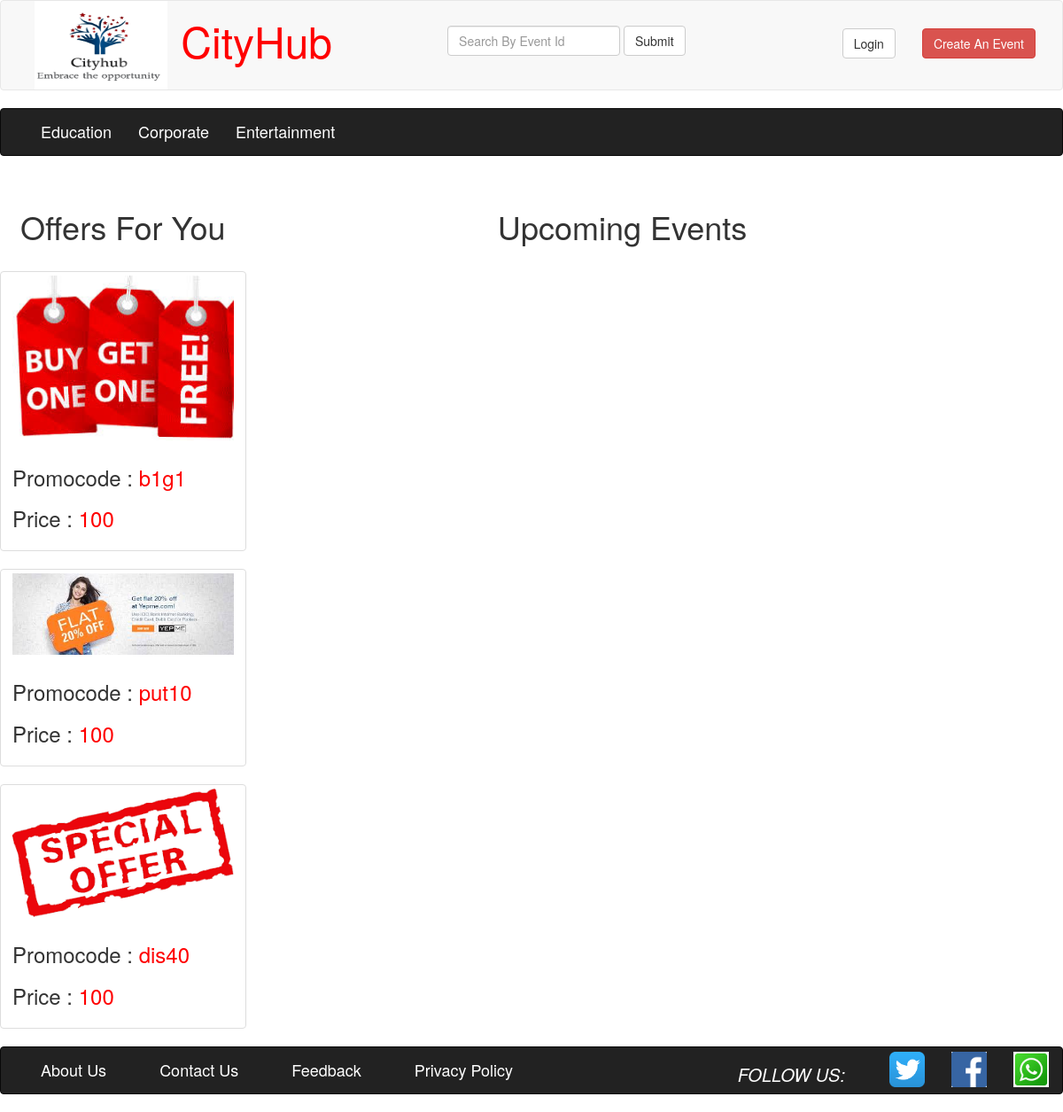
The app's page /catdis.php?id=1 with its own data.
### tables this page shows
CREATE TABLE IF NOT EXISTS `cat_tbl` (
  `pk_cat_id` int(11) NOT NULL AUTO_INCREMENT,
  `cat_name` char(20) NOT NULL,
  `flag` varchar(50) NOT NULL,
  PRIMARY KEY (`pk_cat_id`)
);

CREATE TABLE IF NOT EXISTS `offer_tbl` (
  `pk_offer_id` int(11) NOT NULL AUTO_INCREMENT,
  `fk_email_id` varchar(50) DEFAULT NULL,
  `offer_price` int(11) DEFAULT NULL,
  `offer_promocode` varchar(10) DEFAULT NULL,
  `offer_photo` varchar(200) NOT NULL,
  `fk_event_id` int(11) DEFAULT NULL,
  `offer_name` varchar(20) NOT NULL,
  PRIMARY KEY (`pk_offer_id`)
);

### database.php (called while the page is built, shortened)
<?php
class Database
{
	private static $host='localhost';
	private static $uname='root';
	private static $pwd='';
	private static $con=NULL;
	public static function connect()
	{
		self::$con=mysql_connect(self::$host,self::$uname,self::$pwd);
		return self::$con;
	}
	public function catdis()
	{
		$con=database::connect();
		$res=mysql_query("select * from cat_tbl where flag=1",$con);
		return $res;
	}
	public function offerdis()
	{
		$con=database::connect();
		$res=mysql_query("select * from offer_tbl",$con);
		return $res;
	}
}
?>

### catdis.php (the view, shortened to what this page needs)
<?php
	require 'database.php';
?>
<!DOCTYPE html>
<html>
<head>
<link href="Content/bootstrap.css" rel="stylesheet"/>
</head>
<body>
	<div class="row">
	<div class="col-md-12 col-sm-12">
	<?php
		if(isset($_SESSION["email"]))
		{
		require 'headerwithlogin.php';
		}
	else
	{
	require 'header.php';
	}
	?>
	</div>
	</div>
	<div class="row">
	<div class="col-md-12 col-sm-12">
	<?php
		require 'catheader.php';
	?>
	</div>
	</div>
<div class="row">
<div class="col-md-3 col-sm-3">
<center><h1>Offers For You</h1></center>
<?php
	$cnt=1;
	$res=$obj->offerdis();
	while($row=mysql_fetch_assoc($res))
	{
		if($cnt>3)
		{
				break;
		}
		echo '
    <div class="thumbnail">
      <img src="'.$row["offer_photo"].'" height="100" width="250">
      <div class="caption">
        <h3>Promocode :<font color="red"> '.$row["offer_promocode"].'</font></h3>
        <h3>Price :<font color="red"> '.$row["offer_price"].'</font></h3>
      </div>
    </div>
  ';
  $cnt=$cnt+1;
	}
	?>
	</div>
<div class="col-md-8 col-sm-6">
<center><h1>Upcoming Events</h1></center>
	</div>
	</div>
<div class="row">
<div class="col-md-12 col-sm-12">
<?php
require 'footer.php';
?>
</div>
</div>
</body>
</html>

### header.php (shortened to what this page needs)
<nav class="navbar navbar-default ">
  <div class="container-fluid">
      <div class="navbar-header">
      <img src="logo.png" height="100" width="150"></img>
    </div>
	<div class="collapse navbar-collapse" id="bs-example-navbar-collapse-1" style=" margin-top:20px;">
		 <ul class="nav navbar-nav" >
        <li ><a href="index.php"  ><font size="15" color="red">CityHub</font></a> </li>
		</ul>
		<form class="navbar-form navbar-left" style="margin-left:100px;" method="post" >
        <div class="form-group">
          <input type="text" class="form-control" placeholder="Search By Event Id" id="test" name="search">
        </div>
        <button type="submit" class="btn btn-default" name="submit">Submit</button>
      </form>
      <ul class="nav navbar-nav navbar-right">
	  <li style="margin-top:-12px;" ><a href="login.php?id=0"><button type="button" class="btn btn-default navbar-btn">Login</button></a></li>
      <li style="margin-top:-12px;"><a href="create.php"><button type="button" class="btn btn-danger navbar-btn">Create An Event</button></a></li>
      </ul>
    </div>
  </div>
</nav>

### catheader.php (shortened to what this page needs)
<nav class="navbar navbar-inverse ">
  <div class="container-fluid">
	<div class="collapse navbar-collapse" id="bs-example-navbar-collapse-3">
	<ul class="nav navbar-nav">
	<?php
		$obj=new database();
		$res=$obj->catdis();
		while($row=mysql_fetch_assoc($res))
		{
			echo '<li><a href="catdis.php?id='.$row["pk_cat_id"].'"><font size="4" color="white">'.$row["cat_name"].'</font></a></li>';
		}
	?>
	</ul>
    </div>
  </div>
</nav>

### footer.php (shortened to what this page needs)
<nav class="navbar navbar-inverse ">
  <div class="container-fluid">
    <div class="collapse navbar-collapse" id="bs-example-navbar-collapse-2">
      <ul class="nav navbar-nav">
	 <li> <a  style="margin-right:30px; color:white; font-size:18px;" href="aboutus.php">About Us</a></li>
	 <li> <a  style="margin-right:30px; color:white;font-size:18px;" href="contactus.php">Contact Us</a></li>
	 <li> <a  style="margin-right:30px;  color:white;font-size:18px;" href="feedbackform.php">Feedback</a></li>
	 <li> <a  style="margin-right:30px; color:white; font-size:18px;" href="privacypolicy.php">Privacy Policy</a></li>
</ul>
      <ul class="nav navbar-nav navbar-right">
       <li><h1 style="color:white; margin-right:50px; font-size:20px; font-style:italic;"> FOLLOW US: </h1></li>
  	  <li><img src="twitter.png "  style="height:40px; width:40px; margin-right:30px; margin-top:05px;" >
	  <li><img src="facebook.jpg " style="height:40px; width:40px; margin-right:30px; margin-top:05px;" >
	  <li><img src="whatsapp1.jpg " style="height:40px; width:40px; margin-right:30; margin-top:05px;" >
          </ul>
    </div>
  </div>
</nav>

### records on screen
cat_tbl: cat_name "Education"
cat_tbl: cat_name "Corporate"
cat_tbl: cat_name "Entertainment"
offer_tbl: offer_photo (picture), offer_promocode "b1g1", offer_price "100"
offer_tbl: offer_photo (picture), offer_promocode "put10", offer_price "100"
offer_tbl: offer_photo (picture), offer_promocode "dis40", offer_price "100"
